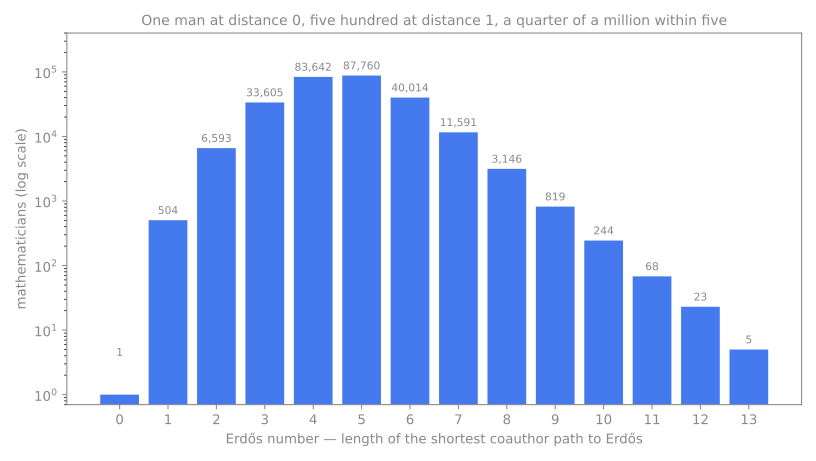

Source code (Python):
"""How far the world's mathematicians sit from Erdős — the Erdős Number Project's count (Grossman, 2004 data).
Regenerate: python3 erdos-number-distribution.py"""
import matplotlib
matplotlib.use("Agg"); import matplotlib.pyplot as plt
GREY="#888888"
counts = {0:1, 1:504, 2:6593, 3:33605, 4:83642, 5:87760, 6:40014, 7:11591, 8:3146, 9:819, 10:244, 11:68, 12:23, 13:5}
fig, ax = plt.subplots(figsize=(8.5, 4.8)); fig.patch.set_alpha(0); ax.set_facecolor("none")
ax.bar(list(counts), list(counts.values()), color="#2563eb", alpha=0.85)
for k, v in counts.items(): ax.text(k, v * 1.25 if v > 3 else 4, f"{v:,}", ha="center", fontsize=8, color=GREY)
ax.set_yscale("log"); ax.set_ylim(0.7, 4e5); ax.set_xticks(list(counts))
ax.set_xlabel("Erdős number — length of the shortest coauthor path to Erdős", color=GREY); ax.set_ylabel("mathematicians (log scale)", color=GREY)
for s in ax.spines.values(): s.set_color(GREY)
ax.tick_params(colors=GREY)
ax.set_title("One man at distance 0, five hundred at distance 1, a quarter of a million within five", color=GREY, fontsize=10.5)
fig.tight_layout(); fig.savefig("erdos-number-distribution.svg", transparent=True); print("plot ok; median", sorted(k for k, v in counts.items() for _ in range(v))[sum(counts.values())//2])
